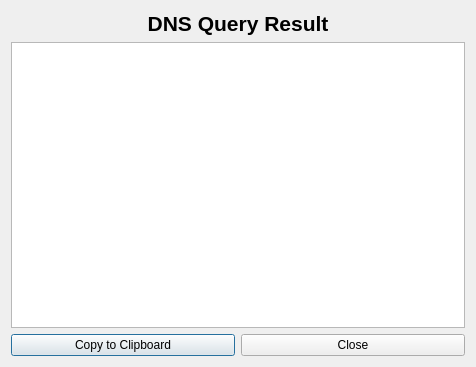
<?xml version="1.0" encoding="UTF-8"?>
<ui version="4.0">
 <class>dns_result</class>
 <widget class="QDialog" name="dns_result">
  <property name="geometry">
   <rect>
    <x>0</x>
    <y>0</y>
    <width>476</width>
    <height>367</height>
   </rect>
  </property>
  <property name="windowTitle">
   <string>Dialog</string>
  </property>
  <layout class="QGridLayout" name="gridLayout">
   <item row="0" column="0" colspan="2">
    <widget class="QLabel" name="label">
     <property name="locale">
      <locale language="English" country="UnitedStates"/>
     </property>
     <property name="text">
      <string>&lt;!DOCTYPE HTML PUBLIC &quot;-//W3C//DTD HTML 4.0//EN&quot; &quot;http://www.w3.org/TR/REC-html40/strict.dtd&quot;&gt;
&lt;html&gt;&lt;head&gt;&lt;meta name=&quot;qrichtext&quot; content=&quot;1&quot; /&gt;&lt;style type=&quot;text/css&quot;&gt;
p, li { white-space: pre-wrap; }
&lt;/style&gt;&lt;/head&gt;&lt;body style=&quot; font-family:'Sans Serif'; font-size:9pt; font-weight:400; font-style:normal;&quot;&gt;
&lt;p align=&quot;center&quot; style=&quot; margin-top:0px; margin-bottom:0px; margin-left:0px; margin-right:0px; -qt-block-indent:0; text-indent:0px;&quot;&gt;&lt;span style=&quot; font-size:16pt; font-weight:600;&quot;&gt;DNS Query Result&lt;/span&gt;&lt;/p&gt;&lt;/body&gt;&lt;/html&gt;</string>
     </property>
     <property name="textFormat">
      <enum>Qt::RichText</enum>
     </property>
    </widget>
   </item>
   <item row="1" column="0" colspan="2">
    <widget class="QPlainTextEdit" name="plainTextEdit">
     <property name="toolTip">
      <string>DNS query result</string>
     </property>
     <property name="locale">
      <locale language="English" country="UnitedStates"/>
     </property>
    </widget>
   </item>
   <item row="2" column="0">
    <widget class="QPushButton" name="copy_button">
     <property name="locale">
      <locale language="English" country="UnitedStates"/>
     </property>
     <property name="text">
      <string>Copy to Clipboard</string>
     </property>
    </widget>
   </item>
   <item row="2" column="1">
    <widget class="QPushButton" name="close_button">
     <property name="locale">
      <locale language="English" country="UnitedStates"/>
     </property>
     <property name="text">
      <string>Close</string>
     </property>
    </widget>
   </item>
  </layout>
  <action name="actionCopy_to_clipboard">
   <property name="text">
    <string>Copy to Clipboard</string>
   </property>
   <property name="toolTip">
    <string>Copy dig output to clipboard</string>
   </property>
  </action>
 </widget>
 <resources/>
 <connections>
  <connection>
   <sender>close_button</sender>
   <signal>clicked()</signal>
   <receiver>dns_result</receiver>
   <slot>close()</slot>
   <hints>
    <hint type="sourcelabel">
     <x>354</x>
     <y>345</y>
    </hint>
    <hint type="destinationlabel">
     <x>237</x>
     <y>183</y>
    </hint>
   </hints>
  </connection>
 </connections>
</ui>
